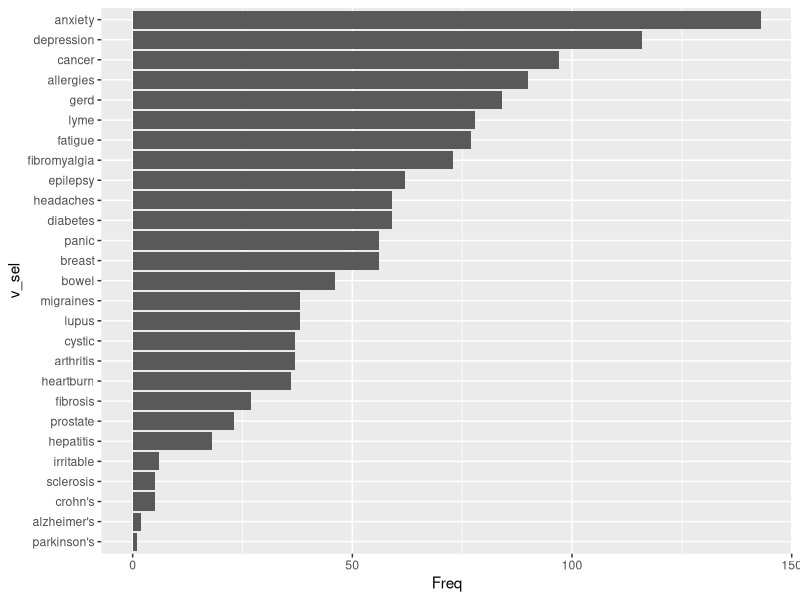
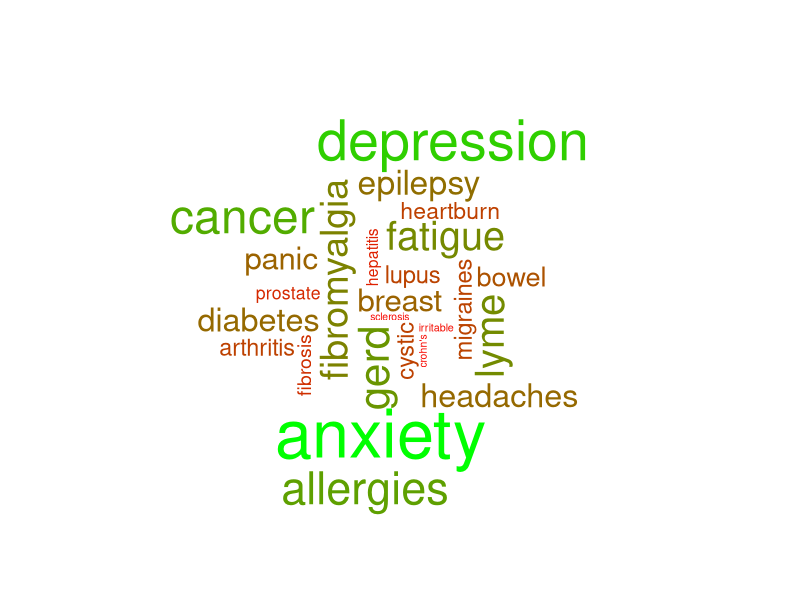
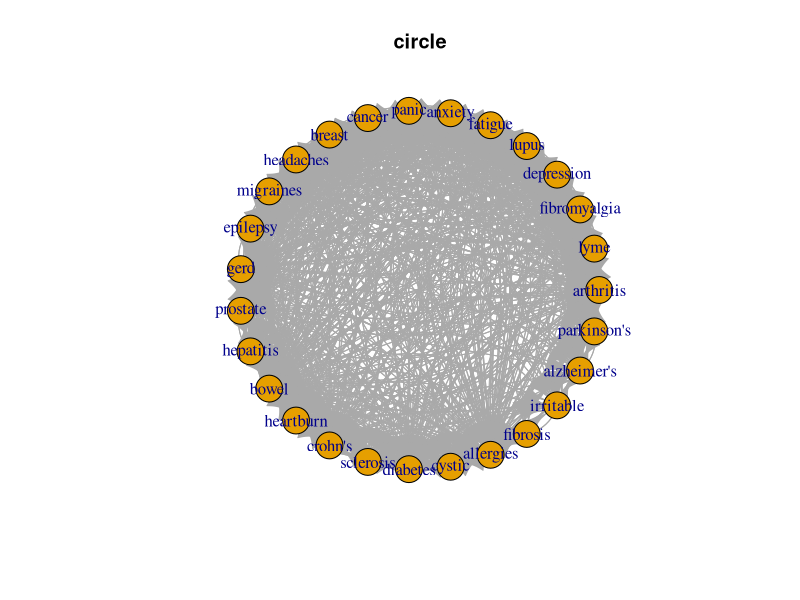

The R script that drew these images, in order: (Note: this script raises an error after producing the figures.)
library(wordcloud)
library(ggplot2)
library(igraph)
library(ggraph)
# setwd("~/Documents/curs_bib/") #This is for me
# We define a list of autoimmune diseases
diseases<-c("Allergies", "Alzheimer's", "Anxiety", "Panic", "Arthritis", "Breast",
            "Fatigue", "Crohn's", "Cystic", "Fibrosis", "Depression", "Diabetes", "Epilepsy",
            "Fibromyalgia", "GERD", "Reflux)", "Headaches", "Heartburn", "Hepatitis","Irritable", "Bowel",
            "Lupus", "Lyme", "Migraines", "Sclerosis", "Parkinson's", "Prostate", "Cancer")
diseases<-tolower(diseases)
# We introduce the data
table<-read.table("posts.txt", check.names = FALSE, sep="\n")

# We clean the character data (this can be improved)
cl_table<-apply(table, 1, function(x) gsub("\n", "", x))
cl_table<-sapply(cl_table, function(x) gsub("[0-9|{|}|(|)|*|+|.|?]", "", x))
cl_table<-sapply(cl_table, function(x) gsub("[\\[]", "", x))
cl_table<-sapply(cl_table, function(x) gsub("]", "", x))
cl_table<-sapply(cl_table, tolower) # This is to convert every letter to lower case

# We split the text by words
lcl_table<-sapply(cl_table, function(x) strsplit(x, split=" "))

# We select the words in the vector diseases
sel_table<-lapply(lcl_table, function(x) x[x %in% diseases])
sel_table_short<-sel_table[lapply(sel_table, length) > 0] #We remove the list entries (posts) without any word

# We keep only one appearence by post
sel_table_short<-sapply(sel_table_short, function(x) x[!duplicated(x)])

## Here we will represent individual word frequencies
# We join all appearence in a unique vector (we loose the information by post)
v_sel<-unlist(sel_table_short, use.names=FALSE)

# We summerize in a table each word frequency
df_vsel<-as.data.frame(sort(table(v_sel)))

# We represent this frequencies
ggplot(df_vsel, aes(v_sel, Freq))+geom_bar(stat="identity")+coord_flip()
wordcloud(df_vsel$v_sel, df_vsel$Freq, random.color = FALSE, colors=colorRampPalette(c("red", "green"))(200))


## Here we will represent connections of two words within single posts
# We will create an edgelist for every post and will concatenate them.
mat_adja<-matrix(nrow=0, ncol=2)
for (list in sel_table_short){
  if (length(list) > 1){
    adjacency_temp<-matrix(rep(1, length(list)), length(list), length(list), dimnames=list(list, list))
    mat_adja<-rbind(mat_adja,  get.edgelist(graph.adjacency(adjacency_temp)))
  }
}
# Here we will remove "self connections". Eg: "depression" connected to "depression".
mat_adja<-mat_adja[mat_adja[,1] != mat_adja[,2],]
# This plots the network, but is too complex to understand
plot(graph.data.frame(mat_adja), layout=layout.circle, main="circle")
# We save the igraph
mygraph<-graph.data.frame(mat_adja, directed = FALSE)
# We represent the igraph with the ggraph package in a circular form
ggraph(mygraph, layout = 'dendrogram', circular = TRUE) +
  geom_edge_diagonal() +
  theme_void()
